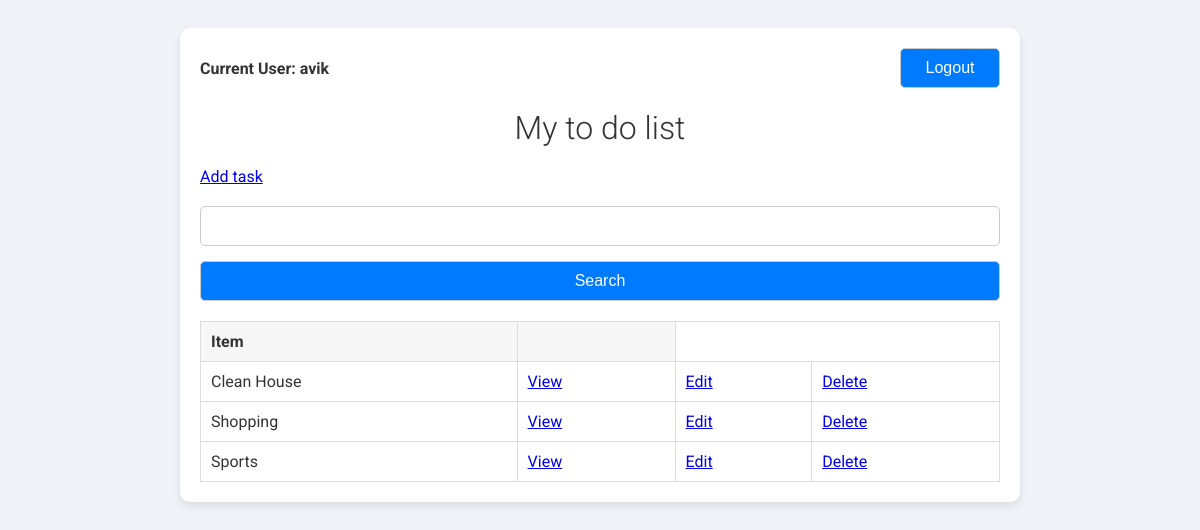
Before: / (signed in) with the older database file.
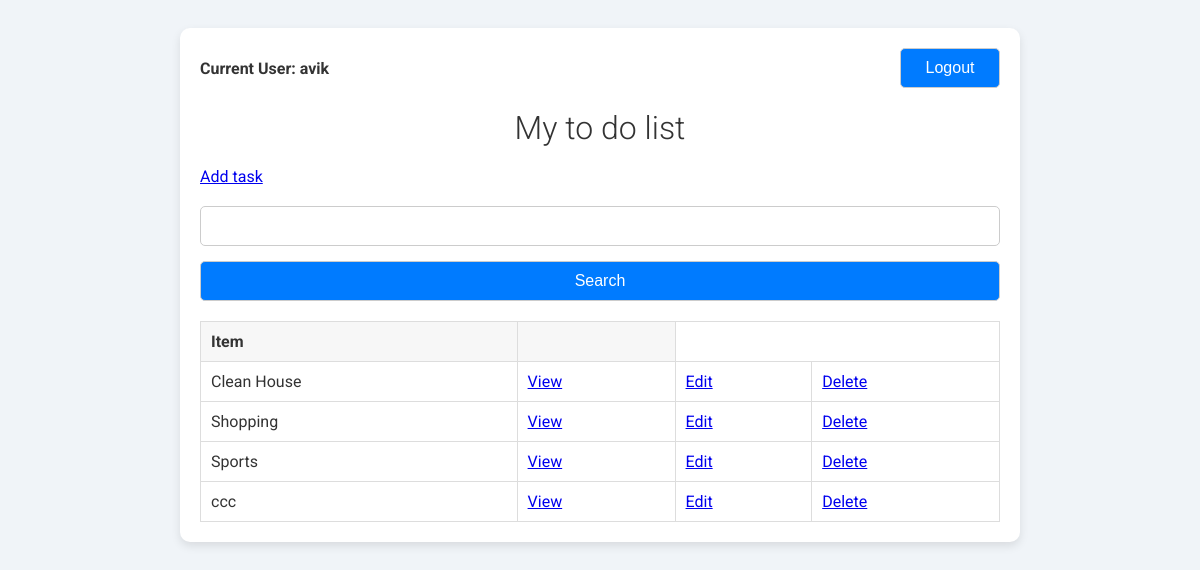
After: the same page with the newer database file.
### base/models.py (models this page shows, shortened)
class Task(models.Model):
    user = models.ForeignKey(User,on_delete=models.CASCADE,null=True,blank=True)
    title = models.CharField(max_length=200,null=True,blank=True)
    description = models.TextField(null=True,blank=True)
    complete = models.BooleanField(default=False)
    create = models.DateTimeField(auto_now_add=True)
    class Meta:
        ordering = ['complete']

### base/views.py (the view)
# urls.py: path('',Tasklist.as_view(),name='tasks'),
class Tasklist(LoginRequiredMixin,ListView):
    model = Task
    context_object_name ='tasks'
    def get_context_data(self, **kwargs):
        context = super().get_context_data(**kwargs)
        context['tasks']=context['tasks'].filter(user=self.request.user)
        context['count']=context['tasks'].filter(complete=False).count()
        search_input = self.request.GET.get('search-area')  or ''
        if search_input:
            context['tasks'] = context['tasks'].filter(
                title__startswith=search_input)
        context['search-input'] = search_input
        return context

### base/templates/base/task_list.html (shortened to what this page needs)
{% extends "base/main.html" %}
{% block content %}
{% if request.user.is_authenticated %}
<div class="user-logout">
    <p>Current User: {{ request.user }}</p>
    <form method="POST" action="{% url 'logout' %}">
        <button type="submit">Logout</button>
    </form>
</div>
{% else %}
    <a href="{% url 'login' %}">Login</a>
{% endif %}
<h1>My to do list</h1>
<a href="{% url 'task-create' %}">Add task</a>
<form method="GET">
    <input type="text" name='search-area' value="{{search_input}}">
    <input type="submit" value="Search">
</form>
<table>
    <tr>
       <th>Item</th>
       <th></th>
    </tr>
    {%for task in tasks %}
    <tr>
       <td>{{task.title}}</td>
       <td><a href="{% url 'task' task.id %}">View</a></td>
       <td><a href="{% url 'task-update' task.id %}">Edit</a></td>
       <td><a href="{% url 'task-delete' task.id %}">Delete</a></td>
    </tr>
    {% empty %}
        <h3>No items in list</h3>
    {% endfor %}
</table>
{% endblock content %}

Changed rows visible on the page:
added Task: title "ccc"
